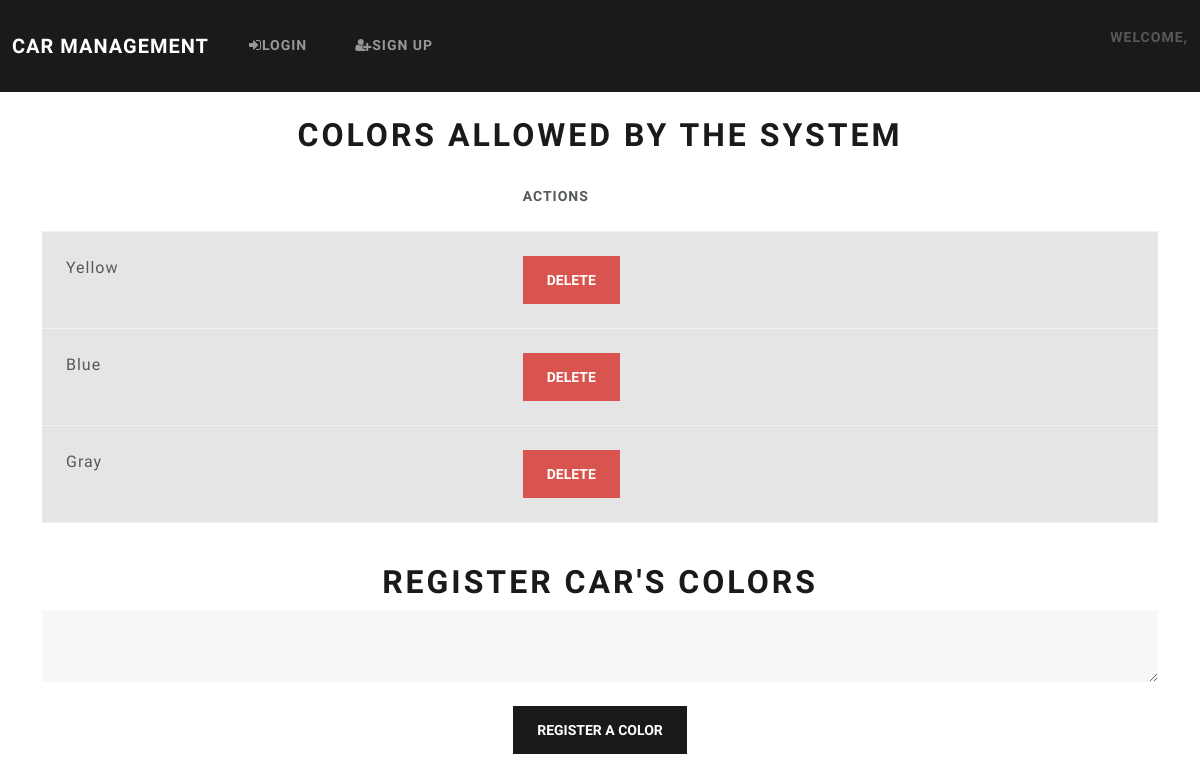
The page /car-color/ on the database its author committed.
### website/models.py (models this page shows, shortened)
class Color(db.Model):
    id    = db.Column(db.Integer, primary_key=True)
    color = db.Column(db.String(20))

### website/cars.py (the view, shortened to what this page needs)
@login_required
@cars.route("/car-color/", methods=["GET", "POST"])
def car_color_page():
    if request.method == "GET":
        colors = Color.query.all()
        return render_template('colors.html', user=current_user, colors=colors)

### website/templates/colors.html (shortened to what this page needs)
{% extends "base.html" %}
{% block content %}
<br />
<h1 align="center">Colors allowed by the system</h1>
<table class="table table-hover">
    <thead>
        {% if colors|length == 0 %}
        <td></td>
        {% else %}
        <td></td>
        <th scope="col">Actions</th>
        {% endif %}
    </thead>
    <tbody>
        {% if colors|length == 0 %}
        <tr class="table-active">
            <td>None colors registered.</td>
        </tr>
        {% else %}
        {% for color in colors %}
        <tr class="table-active">
            <td>{{color.color}}</td>
            <td>
                <button class="btn btn-danger" type="submit" class="close" onClick="deleteColor({{ color.id }})">
                    <span aria-hidden="true">Delete</span>
                </button>
            </td>
        </tr>
        {% endfor %}
        {% endif %}
    </tbody>
  </table>
<br />
<h1 align="center">Register car's colors</h1>
<form method="POST">
    <textarea class="form-control" name="color" id="color"></textarea>
    <br />
    <div align="center">
        <button type="submit" class="btn btn-primary" onClick="console.log('oioioi');">
            Register a color
        </button>
    </div>
</form>
{% endblock content %}

### rows shown on the page
Color: color "Yellow"
Color: color "Blue"
Color: color "Gray"
